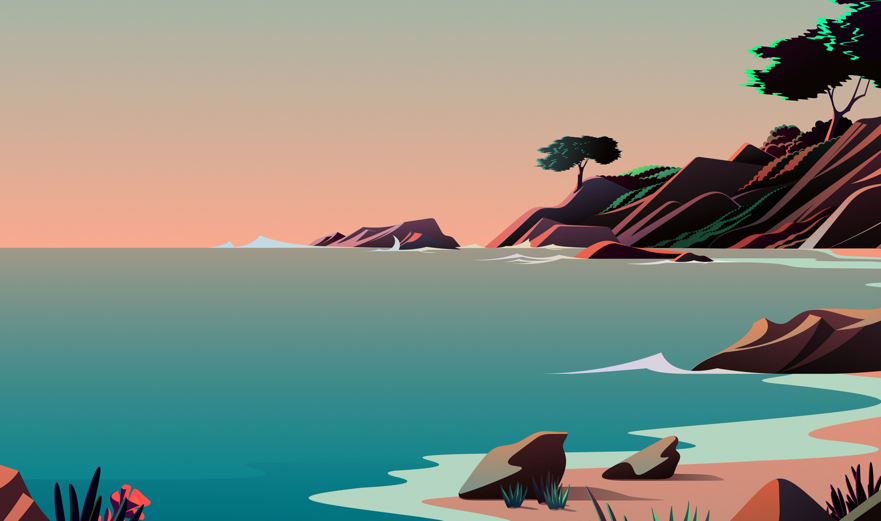
#> input picture image/origin.png, 881 x 521 px, found by its file name
$ python task_2.py
#> lines starting #> are read from the running program, lines starting #| are printed output that depends on the picture; after the words box and inside, x2 and y2 are one past the last pixel; in counts of white or black regions, pixels touching at a corner belong together; long printed decimals are rounded
"""Câu 1: Sử dụng ngôn ngữ lập trình tùy chọn Python/C++/C#/Java, thư viện thị giác máy tính OpenCV, viết chương
trình thực hiện yêu câu sau:

Đọc ảnh mầu hat1.png vào biến ma trận I.
1. (2 điểm) Hiển thị kênh B của ảnh I.
2. (4 điểm) Chuyển ảnh sang biểu diễn HSV được ma trận Ihsv. Hiển thị kênh H của Thsv. Xác định giá trị mức sáng trung
bình của kênh S của ảnh Ihsv.
3. (1 điểm) Xác định và vẽ histogram của kênh S của ảnh Ihsv.
4. (1 điểm) Làm trơn ảnh kênh V của Ihsv theo bộ lọc trung bình cộng, kích thước cửa sổ lân cận là 3x3 được ảnh Is.
Hiển thị ảnh Is.
5. (1 điểm) Nhị phân hóa ảnh Is theo ngưỡng Otsu được ảnh nhị phân Ib. Hiển thị ảnh Ib. Vẽ đường contour đó trên ảnh
góc I. Hiển thị ảnh I.

6. Xác định đường contour có tỷ lệ giữa chu vi và diện tích là lớn nhất của anh Ib. Vẽ đường contour đó trên ảnh gốc I. HIển thị ảnh I
"""

import cv2
import numpy as np
from matplotlib import pyplot as plt

I = cv2.imread('/Users/cigrcham/Desktop/CodingWork/Python/image_processing/image/origin.png')
#> I is the input picture: shape (521, 881, 3); mean B, G, R 130.3, 140.4, 131.5
cv2.imshow('Origin', I)

# 1. (2 điểm) Hiển thị kênh B của ảnh I.
cv2.imshow("Channel B", I[:, :, 0])
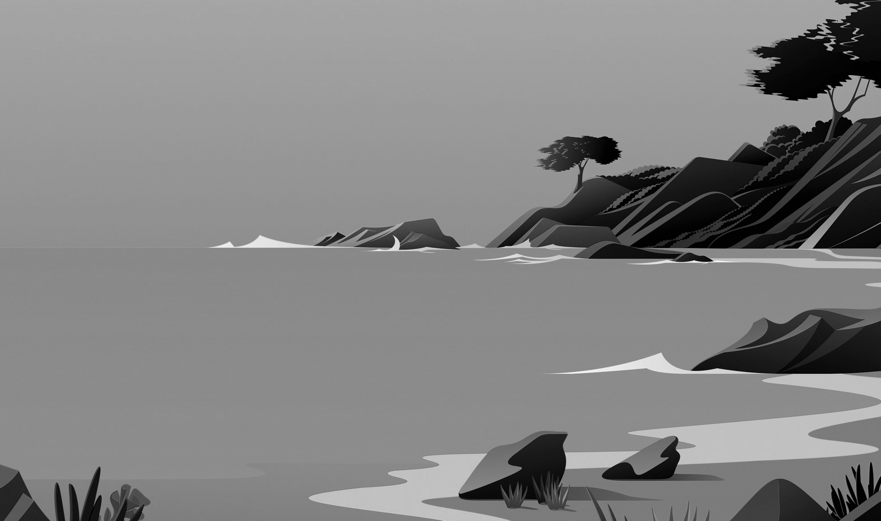
#> window 'Channel B': shape (521, 881); min 0, max 251, mean 130.3

# 2. (4 điểm) Chuyển ảnh sang biểu diễn HSV được ma trận Ihsv. Hiển thị kênh H của Thsv. Xác định giá trị mức sáng trung
# bình của kênh S của ảnh Ihsv.

Ihsv = cv2.cvtColor(I, cv2.COLOR_BGR2HSV)
#> Ihsv: shape (521, 881, 3); mean H, S, V 57.9, 95.5, 158.8
H_channel = Ihsv[:, :, 0]  # Lấy kênh H (Hue)
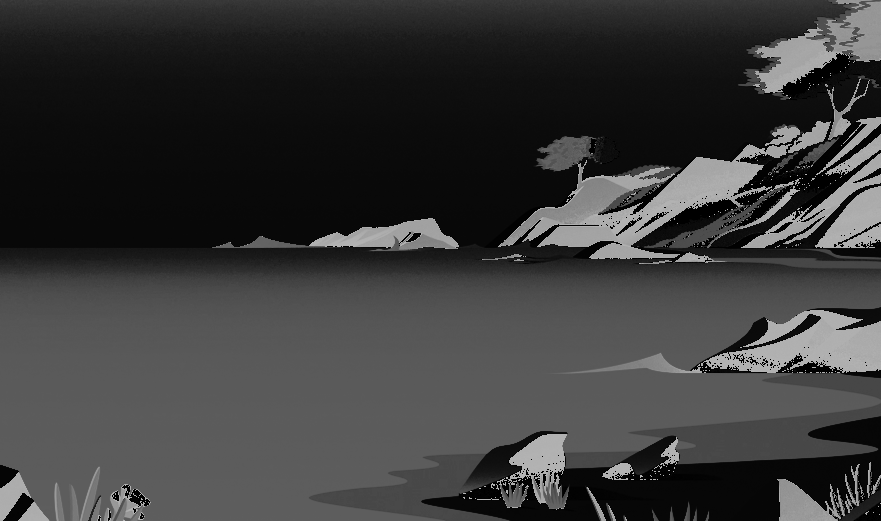
#> H_channel: shape (521, 881); min 0, max 179, mean 57.9
cv2.imshow('Hue Channel', H_channel)
cv2.waitKey(0)
cv2.destroyAllWindows()

# Xác định giá trị mức sáng trung bình của kênh S
mean_S = np.mean(Ihsv[:, :, 1])
#> mean_S = 95.52
print("Mean brightness of S channel:", mean_S)
#| Mean brightness of S channel: 95.517

# 3. (1 điểm) Xác định và vẽ histogram của kênh S của ảnh Ihsv.
S_channel = Ihsv[:, :, 1]  # Lấy kênh S (Saturation)
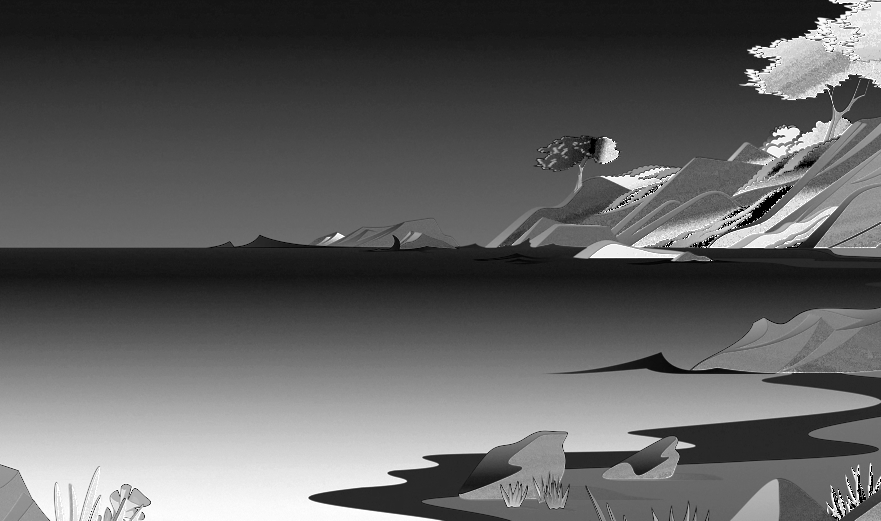
#> S_channel: shape (521, 881); min 0, max 255, mean 95.5
hist_S = cv2.calcHist([S_channel], [0], None, [256], [0, 256])
#> hist_S = 256 values, max 13191 at index 23, min 3 at index 1, mean 1793
plt.plot(hist_S)
plt.title('Histogram of S channel')
plt.xlabel('Pixel value')
plt.ylabel('Frequency')
plt.show()
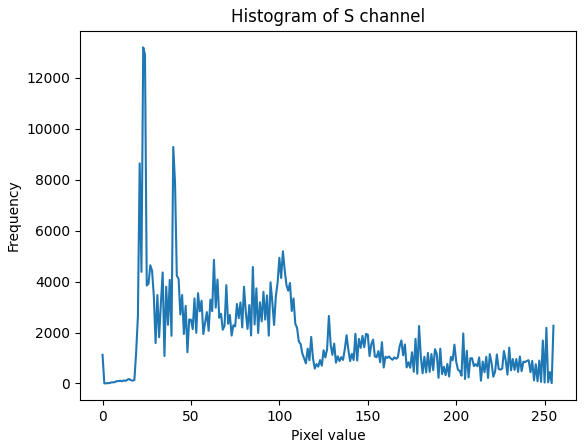
#> figure drawn by matplotlib, 1 panel; curve peaks at x = 23, y = 13191

# 4. (1 điểm) Làm trơn ảnh kênh V của Ihsv theo bộ lọc trung bình cộng, kích thước cửa sổ lân cận là 3x3 được ảnh Is.
# Hiển thị ảnh Is.
V_channel = Ihsv[:, :, 2]  # Lấy kênh V (Value)
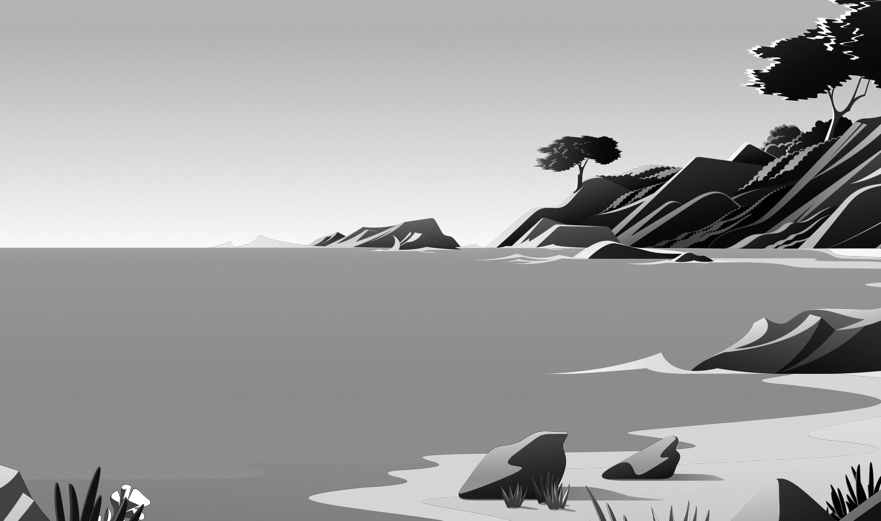
#> V_channel: shape (521, 881); min 0, max 255, mean 158.8
V_blur = cv2.blur(V_channel, (3, 3))  # Làm trơn ảnh kênh V
cv2.imshow('Blurred V Channel', V_blur)

# 5. (1 điểm) Nhị phân hóa ảnh Is theo ngưỡng Otsu được ảnh nhị phân Ib. Hiển thị ảnh Ib. Vẽ đường contour đó trên ảnh
# góc I. Hiển thị ảnh I.
ret, Ib = cv2.threshold(V_blur, 0, 255, cv2.THRESH_BINARY + cv2.THRESH_OTSU)
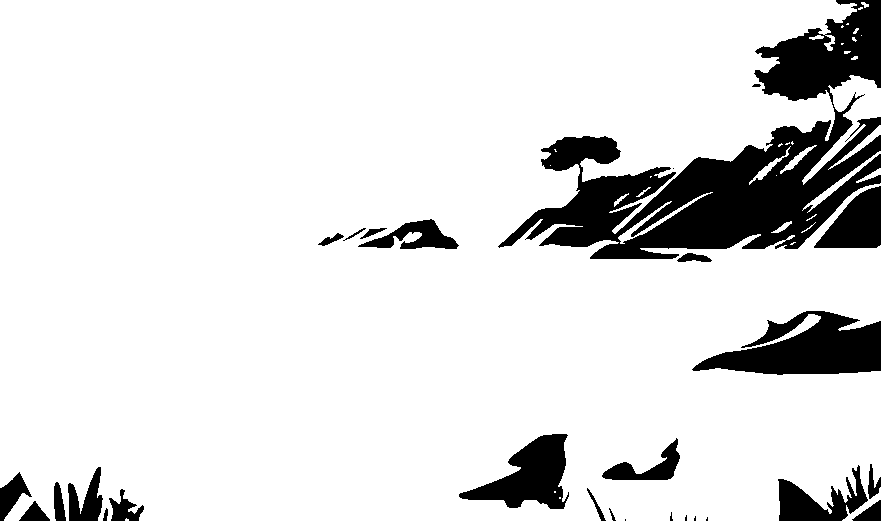
#> Ib: shape (521, 881); 87.4% white; 28 black regions (6 under 20 px), largest, box (x1, y1, x2, y2) and area: (498, 0, 881, 259) 34744, (692, 311, 881, 375) 7215, (459, 434, 569, 509) 4155
#> ret = 108
cv2.imshow('Otsu Binary', Ib)

while 1:
    if cv2.waitKey(20) & 0xff == 27:
#> (key Esc is pressed here)
        cv2.destroyAllWindows()


# Tìm và vẽ đường contour có tỷ lệ giữa chu vi và diện tích lớn nhất trên ảnh gốc I
contours, _ = cv2.findContours(Ib, cv2.RETR_TREE, cv2.CHAIN_APPROX_SIMPLE)
max_ratio = 0
max_contour = None

for contour in contours:
    perimeter = cv2.arcLength(contour, True)
    area = cv2.contourArea(contour)
    if area > 0:
        ratio = perimeter / area
        if ratio > max_ratio:
            max_ratio = ratio
            max_contour = contour

if max_contour is not None:
    cv2.drawContours(I, [max_contour], -1, (0, 255, 0), 2)

cv2.imshow('Contour Image', I)
cv2.waitKey(0)

cv2.destroyAllWindows()
# [63 lines of commented-out code are left out]
